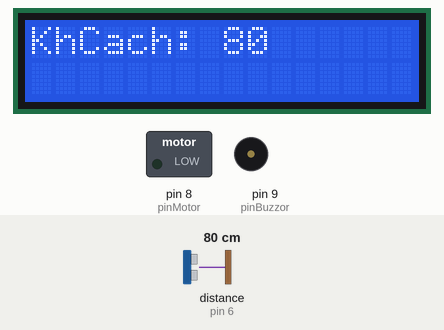
The sketch below on a simulated Arduino Uno, built with avr-gcc and run on an emulated ATmega328P. On the bench: 16×2 character LCD, switched loads named in the sketch (green lamp = pin HIGH), buzzer (waves = sounding). The inputs (shaded band) are chosen by the test bench; at power-on: distance to the obstacle (sensor on pin 6) 80 cm. The echo pulse lasts 58.3 µs per cm.

Above: at 0.1 s.
At 0.6 s:
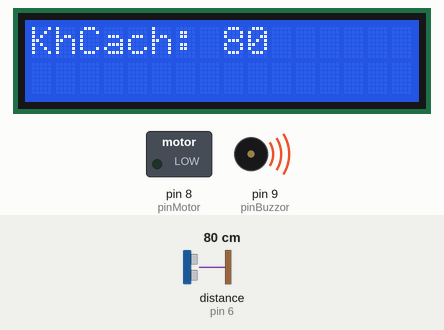
Timing chart, 0 to 12.1 s (numbered marks = the images above):
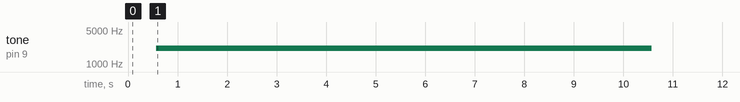

The sketch:

21022008_NguyenHuuTho_Tuan3_CB_Bai4.ino
```cpp
#include <HCSR04.h> // HCSR04 - gamegine
#include <LiquidCrystal.h>

#define pinMotor 8
#define pinBuzzor 9

const int rs = 12, en = 11, d4 = 5, d5 = 4, d6 = 3, d7 = 2;
LiquidCrystal lcd(rs, en, d4, d5, d6, d7);
bool statusRun = 0;
int KhCach = 0;
unsigned long curTime = 0, timeCheck = 0;


HCSR04 hc(7, 6); // trig, echo

void setup() {
  lcd.begin(16, 2);
  pinMode(pinMotor, OUTPUT);
  pinMode(pinBuzzor, OUTPUT);
}

void loop() {
  curTime = millis();
  KhCach = hc.dist();
  lcd.clear();
  lcd.setCursor(0, 0);
  lcd.print("KhCach: ");
  lcd.print(KhCach);
  delay(500);

  if(KhCach > 100){
    statusRun = 1;
    digitalWrite(pinMotor, statusRun);
  } else if(KhCach == 20){
    statusRun = 0;
    digitalWrite(pinMotor, statusRun);
  }
  // if(KhCach != 20 && statusRun = 1 && curTime - timeCheck == 1000*60*15) { // Theo yêu cầu câu b, nếu máy bơm hoạt động quá 15 phút mà mực nước chưa cách cảm biến 20CM thì tắt máy bơm nước và bật còi báo động9
  //   tone(pinBuzzor, 2093, 1000);// frequency: tần số của sóng vuông (sóng âm), duration: thời gian phát nhạc, đơn vị là mili giây (tùy chọn)
  // }
  tone(pinBuzzor, 2093, 10000);
  delay(200000);
}
```

Measured:
- by itself, tone on pin 9 (pinBuzzor): silent → 2093 Hz at 0.57 s, → silent 10.0 s later
